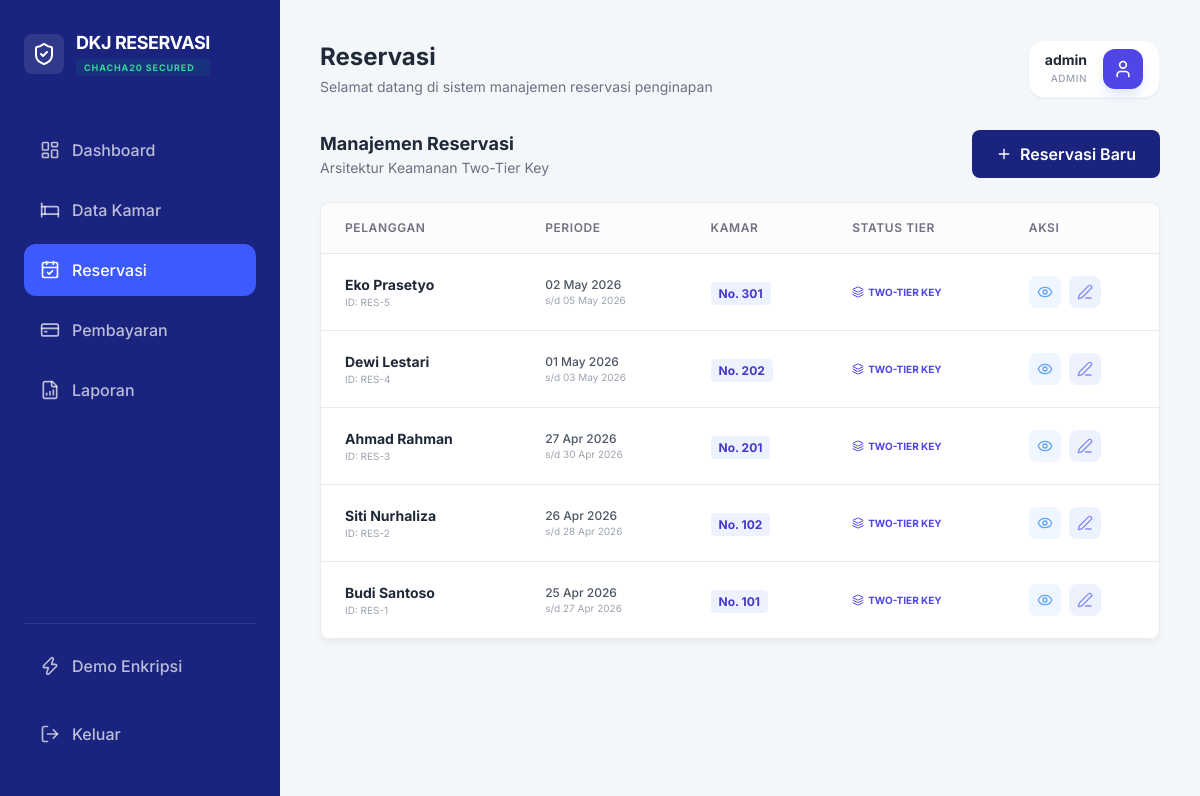
Page /dashboard.php?page=reservations (signed in) on the earlier database version.
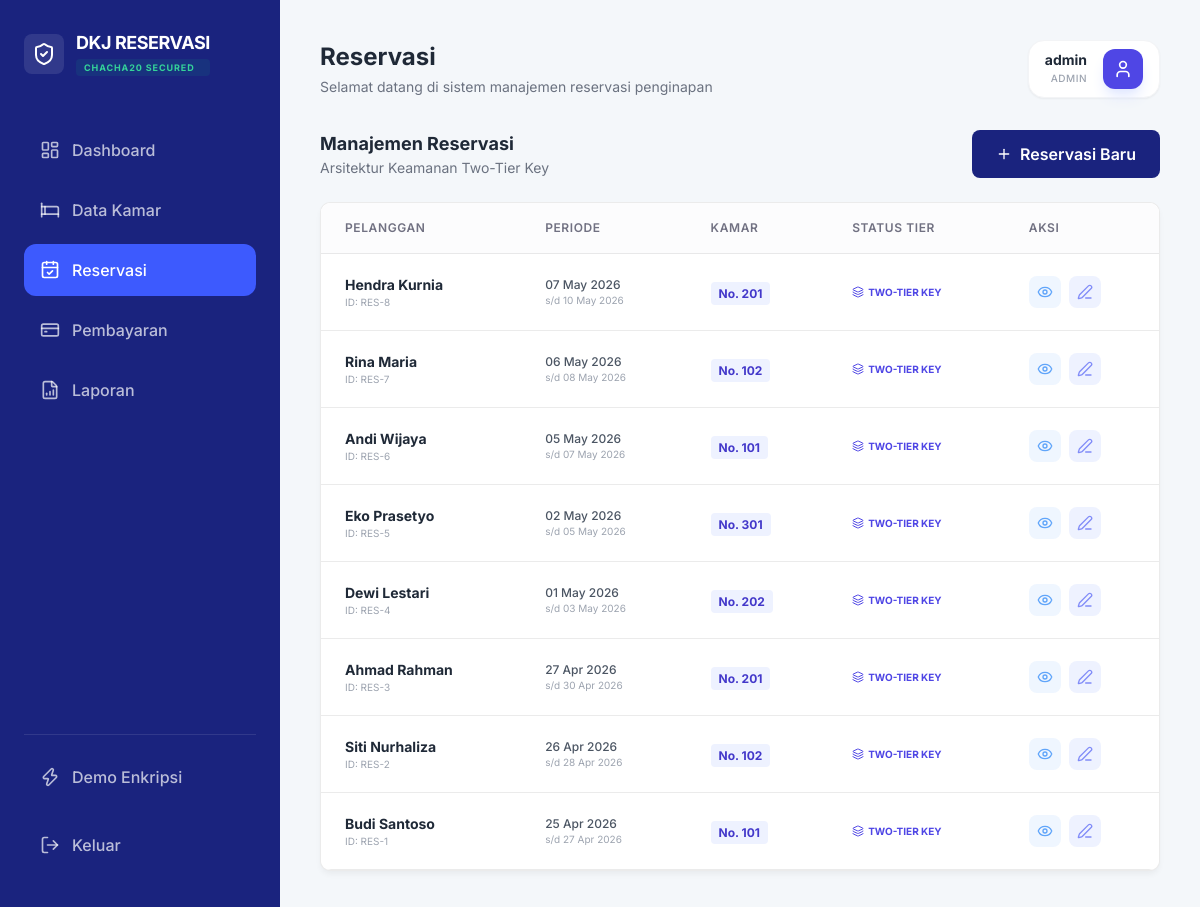
Same page on the later database version.
### tables this page shows
CREATE TABLE reservations (
        id INTEGER PRIMARY KEY AUTOINCREMENT,
        customer_name TEXT,
        phone TEXT,
        email TEXT,
        address TEXT,
        check_in DATE,
        check_out DATE,
        notes TEXT, -- ATURAN 2: Sekarang Plaintext
        room_id INTEGER,
        status TEXT DEFAULT 'pending',
        encrypted_ip_seed TEXT, -- ATURAN 1 & 2: IP Terbungkus Master Key
        FOREIGN KEY(room_id) REFERENCES rooms(id)
    );

CREATE TABLE rooms (
        id INTEGER PRIMARY KEY AUTOINCREMENT,
        room_number TEXT UNIQUE,
        type TEXT,
        price INTEGER,
        status TEXT DEFAULT 'available'
    );

### helpers/security_helper.php (called while the page is built, shortened)
<?php
class SecurityHelper {
    private static function getMasterKey() {
        return hash('sha256', MASTER_SECRET, true);
    }
    public static function getDataKey($ip_address) {
        return hash('sha256', $ip_address . MASTER_SECRET, true);
    }
    public static function decryptData($ciphertext, $ip_address) {
        $key = self::getDataKey($ip_address);
        return self::coreDecrypt($ciphertext, $key);
    }
    public static function decryptIP($encrypted_ip) {
        if (empty($encrypted_ip)) return "";
        $key = self::getMasterKey();
        return self::coreDecrypt($encrypted_ip, $key);
    }
    private static function coreDecrypt($base64_data, $key) {
        $decoded = base64_decode($base64_data);
        if (function_exists('sodium_crypto_stream_chacha20_xor')) {
            $nonce_len = 8;
            if (strlen($decoded) < $nonce_len) return "";
            $nonce = substr($decoded, 0, $nonce_len);
            $ciphertext = substr($decoded, $nonce_len);
            return (string)sodium_crypto_stream_chacha20_xor($ciphertext, $nonce, $key);
        } else {
            $nonce_len = 16;
            $nonce = substr($decoded, 0, $nonce_len);
            $ciphertext = substr($decoded, $nonce_len);
            return (string)openssl_decrypt($ciphertext, 'chacha20', $key, OPENSSL_RAW_DATA, $nonce);
        }
    }
}
?>

### modules/reservations.php (the view, shortened to what this page needs)
<?php
$reservations = $db->query("SELECT r.*, rm.room_number, rm.type as room_type FROM reservations r JOIN rooms rm ON r.room_id = rm.id ORDER BY r.id DESC")->fetchAll(PDO::FETCH_ASSOC);
?>
<div class="flex justify-between items-center mb-6">
    <div>
        <h3 class="text-lg font-bold text-gray-800">Manajemen Reservasi</h3>
        <p class="text-sm text-gray-500">Arsitektur Keamanan Two-Tier Key</p>
    </div>
    <button onclick="openResModal()" class="btn-primary flex items-center gap-2">
        <i data-lucide="plus" class="w-4 h-4"></i> Reservasi Baru
    </button>
</div>
<div class="card p-0 overflow-hidden">
    <div class="table-container border-none">
        <table>
            <thead>
                <tr>
                    <th>Pelanggan</th>
                    <th>Periode</th>
                    <th>Kamar</th>
                    <th>Status Tier</th>
                    <th>Aksi</th>
                </tr>
            </thead>
            <tbody>
                <?php foreach ($reservations as $res): ?>
                <?php
                    $ip_historis = SecurityHelper::decryptIP($res['encrypted_ip_seed'] ?? '');
                ?>
                <tr>
                    <td>
                        <div class="font-bold text-gray-800"><?= htmlspecialchars($res['customer_name'] ?? '') ?></div>
                        <div class="text-[10px] text-gray-400">ID: RES-<?= $res['id'] ?></div>
                    </td>
                    <td class="text-gray-600">
                        <div class="text-xs font-medium"><?= date('d M Y', strtotime($res['check_in'])) ?></div>
                        <div class="text-[10px] text-gray-400">s/d <?= date('d M Y', strtotime($res['check_out'])) ?></div>
                    </td>
                    <td>
                        <span class="px-2 py-1 bg-indigo-50 text-indigo-700 rounded text-xs font-bold">No. <?= $res['room_number'] ?></span>
                    </td>
                    <td>
                        <div class="flex items-center gap-1 text-indigo-600 text-[10px] font-bold">
                            <i data-lucide="layers" class="w-3 h-3"></i> TWO-TIER KEY
                        </div>
                    </td>
                    <td>
                        <div class="flex items-center gap-2">
                            <button onclick='viewDetail(<?= json_encode($res) ?>, <?= json_encode([
                                "phone" => SecurityHelper::decryptData($res["phone"] ?? '', $ip_historis),
                                "email" => SecurityHelper::decryptData($res["email"] ?? '', $ip_historis),
                                "address" => SecurityHelper::decryptData($res["address"] ?? '', $ip_historis),
                                "notes" => $res["notes"]
                            ]) ?>)' class="p-2 text-blue-400 hover:text-blue-600 bg-blue-50 rounded-lg">
                                <i data-lucide="eye" class="w-4 h-4"></i>
                            </button>
                            <button onclick='editRes(<?= json_encode($res) ?>, <?= json_encode([
                                "phone" => SecurityHelper::decryptData($res["phone"] ?? '', $ip_historis),
                                "email" => SecurityHelper::decryptData($res["email"] ?? '', $ip_historis),
                                "address" => SecurityHelper::decryptData($res["address"] ?? '', $ip_historis),
                                "notes" => $res["notes"]
                            ]) ?>)' class="p-2 text-indigo-400 hover:text-indigo-600 bg-indigo-50 rounded-lg">
                                <i data-lucide="edit-3" class="w-4 h-4"></i>
                            </button>
                        </div>
                    </td>
                </tr>
                <?php endforeach; ?>
            </tbody>
        </table>
    </div>
</div>

### dashboard.php (shortened to what this page needs)
<?php
require_once 'helpers/security_helper.php';
$page = $_GET['page'] ?? 'stats';
function is_active($p, $current) {
    return $p === $current ? 'active' : '';
}
?>
<!DOCTYPE html>
<html lang="id">
<head>
    <script src="https://cdn.tailwindcss.com"></script>
    <link rel="stylesheet" href="assets/css/style.css">
</head>
<body class="bg-[#f4f7fa]">
    <div class="flex">
        <aside class="sidebar h-screen fixed">
            <div class="sidebar-brand text-white">
                <div class="flex items-center gap-3">
                    <div class="p-2 bg-white/10 rounded-lg">
                        <i data-lucide="shield-check" class="w-6 h-6 text-white"></i>
                    </div>
                    <div class="flex flex-col">
                        <span class="text-lg font-bold leading-tight tracking-tight">DKJ RESERVASI</span>
                        <span class="text-[9px] font-bold text-emerald-400 uppercase tracking-widest bg-emerald-500/10 px-2 py-0.5 rounded mt-1">ChaCha20 Secured</span>
                    </div>
                </div>
            </div>
            <ul class="sidebar-menu flex-1 overflow-y-auto">
                <li>
                    <a href="?page=stats" class="<?= is_active('stats', $page) ?>">
                        <i data-lucide="layout-dashboard" class="w-5 h-5"></i> Dashboard
                    </a>
                </li>
                <li>
                    <a href="?page=rooms" class="<?= is_active('rooms', $page) ?>">
                        <i data-lucide="bed" class="w-5 h-5"></i> Data Kamar
                    </a>
                </li>
                <li>
                    <a href="?page=reservations" class="<?= is_active('reservations', $page) ?>">
                        <i data-lucide="calendar-check" class="w-5 h-5"></i> Reservasi
                    </a>
                </li>
                <li>
                    <a href="?page=payments" class="<?= is_active('payments', $page) ?>">
                        <i data-lucide="credit-card" class="w-5 h-5"></i> Pembayaran
                    </a>
                </li>
                <li>
                    <a href="?page=reports" class="<?= is_active('reports', $page) ?>">
                        <i data-lucide="file-bar-chart" class="w-5 h-5"></i> Laporan
                    </a>
                </li>
            </ul>
            <div class="mt-auto pt-4 border-t border-white/10">
                <ul class="sidebar-menu">
                    <li>
                        <a href="?page=demo" class="<?= is_active('demo', $page) ?>">
                            <i data-lucide="zap" class="w-5 h-5"></i> Demo Enkripsi
                        </a>
                    </li>
                    <li class="mt-4">
                        <a href="?page=logout" class="text-red-300 hover:bg-red-500/20 hover:text-red-200">
                            <i data-lucide="log-out" class="w-5 h-5"></i> Keluar
                        </a>
                    </li>
                </ul>
            </div>
        </aside>
        <main class="main-wrapper flex-1">
            <header class="flex justify-between items-center mb-8">
                <div>
                    <h1 class="text-2xl font-bold text-gray-800">
                        <?php
                        $titles = [
                            'stats' => 'Dashboard',
                            'rooms' => 'Data Kamar',
                            'reservations' => 'Reservasi',
                            'payments' => 'Pembayaran',
                            'reports' => 'Laporan',
                            'demo' => 'Demo ChaCha20',
                            'audit_db' => 'Audit Database SQLite'
                        ];
                        echo $titles[$page] ?? 'Dashboard';
                        ?>
                    </h1>
                    <p class="text-gray-500 text-sm mt-1">
                        Selamat datang di sistem manajemen reservasi penginapan
                    </p>
                </div>
                <div class="flex items-center gap-4 bg-white px-4 py-2 rounded-2xl shadow-sm border border-gray-100">
                    <div class="flex flex-col text-right">
                        <span class="text-sm font-bold text-gray-800 leading-none"><?= $_SESSION['username'] ?></span>
                        <span class="text-[10px] text-gray-400 font-medium uppercase mt-1 tracking-wider"><?= $_SESSION['role'] ?></span>
                    </div>
                    <div class="w-10 h-10 rounded-xl bg-indigo-600 flex items-center justify-center shadow-lg shadow-indigo-100">
                        <i data-lucide="user" class="w-5 h-5 text-white"></i>
                    </div>
                </div>
            </header>
            <div class="content-body animate-in fade-in slide-in-from-bottom-4 duration-500">
                <?php
                $module_path = "modules/$page.php";
                if (file_exists($module_path)) {
                    include $module_path;
                } else {
                    include "modules/stats.php";
                }
                ?>
            </div>
        </main>
    </div>
</body>
</html>

### assets/css/style.css (style rules this page uses)
:root { --font-size: 16px; --background: #ffffff; --foreground: #030213; --card: #ffffff; --card-foreground: #030213; --primary: #030213; --primary-foreground: #ffffff; --secondary: #f8f9fa; --secondary-foreground: #030213; --muted: #ececf0; --muted-foreground: #717182; --accent: #e9ebef; --accent-foreground: #030213; --destructive: #d4183d; --border: rgba(0, 0, 0, 0.08); --input-background: #f3f3f5; --radius: 0.625rem; --blue-soft: #3b82f6; --green-soft: #10b981; --purple-soft: #8b5cf6; --orange-soft: #f59e0b; }
* { margin: 0; padding: 0; box-sizing: border-box; font-family: 'Inter', sans-serif; }
body { background-color: #f4f7fa; color: var(--foreground); font-size: var(--font-size); }
.sidebar { width: 280px; background-color: #1a237e; color: white; position: fixed; height: 100vh; padding: 2rem 1.5rem; z-index: 100; display: flex; flex-direction: column; }
.sidebar-brand { font-size: 1.5rem; font-weight: 700; margin-bottom: 3rem; display: block; }
.sidebar-menu { list-style: none; }
.sidebar-menu li { margin-bottom: 0.5rem; }
.sidebar-menu a { display: flex; align-items: center; gap: 12px; padding: 0.875rem 1rem; color: rgba(255,255,255,0.7); text-decoration: none; border-radius: 0.75rem; font-weight: 500; transition: all 0.2s; }
.sidebar-menu a:hover, .sidebar-menu a.active { background-color: #303f9f; color: white; }
.sidebar-menu a.active { background-color: #3d5afe; }
.main-wrapper { margin-left: 280px; padding: 2.5rem; }
.card { background: var(--card); border-radius: var(--radius); padding: 1.5rem; border: 1px solid var(--border); box-shadow: 0 4px 6px -1px rgba(0, 0, 0, 0.05); }
.table-container { background: white; border-radius: var(--radius); overflow: hidden; border: 1px solid var(--border); }
table { width: 100%; border-collapse: collapse; }
th { background: #fcfcfd; padding: 1rem 1.5rem; text-align: left; font-size: 0.75rem; font-weight: 600; color: var(--muted-foreground); text-transform: uppercase; letter-spacing: 0.05em; border-bottom: 1px solid var(--border); }
td { padding: 1.25rem 1.5rem; border-bottom: 1px solid var(--border); font-size: 0.875rem; }
.btn-primary { background: #1a237e; color: white; padding: 0.75rem 1.5rem; border-radius: 0.5rem; font-weight: 600; border: none; cursor: pointer; }

Differences in the rows shown:
added reservations: customer_name "Hendra Kurnia", id "8", check_in "07 May 2026", check_out "10 May 2026", room.room_number "201"
added reservations: customer_name "Rina Maria", id "7", check_in "06 May 2026", check_out "08 May 2026", room.room_number "102"
added reservations: customer_name "Andi Wijaya", id "6", check_in "05 May 2026", check_out "07 May 2026", room.room_number "101"
